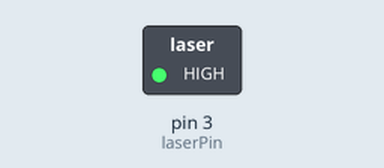
Bench run of a sketch on a simulated Arduino Uno, built with avr-gcc and run on an emulated ATmega328P. On the bench: switched loads named in the sketch (green lamp = pin HIGH). Dashed ring = blinking. What the sketch prints to the serial monitor is not drawn.

Above: at 0.5 s.
Timing chart, 0 to 4.6 s (numbered marks = the images above):
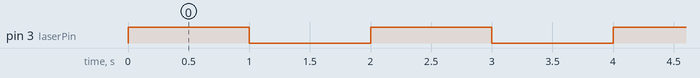

The sketch:

LaserTransmitter.ino
```cpp
/*
  Laser Transmitter
*/

const int laserPin = 3;   // the pin that the laser is attached to

void setup() {
  pinMode(laserPin, OUTPUT);   // initialize the laser as an output

  Serial.begin(9600);
  Serial.println("Arduino Examples - Laser Transmitter");
}

void loop() {
  // turn on the laser head:
  Serial.print("output: ");  Serial.println(HIGH);
  digitalWrite(laserPin, HIGH);

  delay(1000); // delay one second

  // turn off the laser head:
  Serial.print("output: ");  Serial.println(LOW);
  digitalWrite(laserPin, LOW);

  delay(1000); // delay one second
}
```

Measured:
- by itself, pin 3 (laserPin): alternates HIGH for 1.0 s and LOW for 1.0 s
